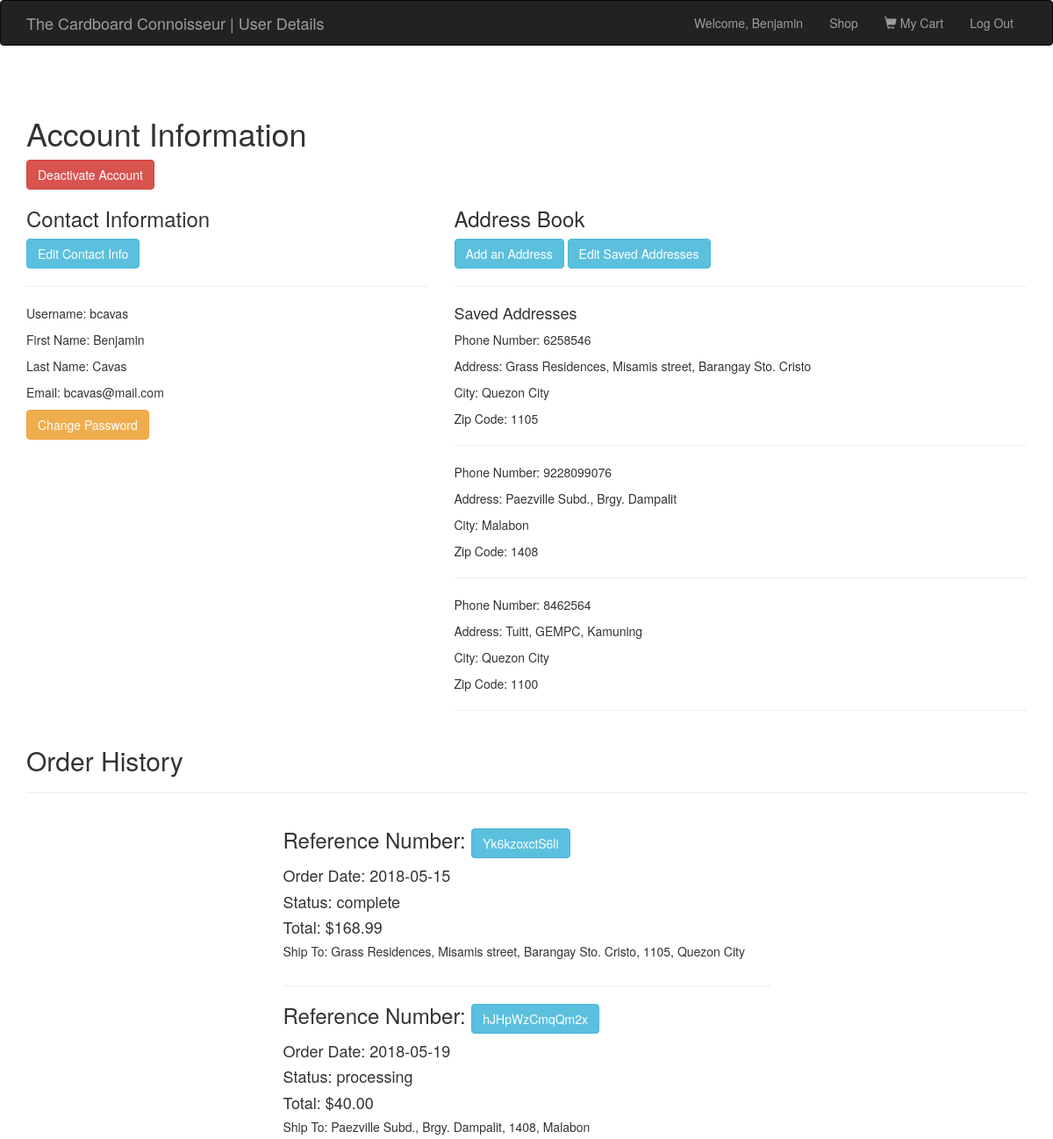
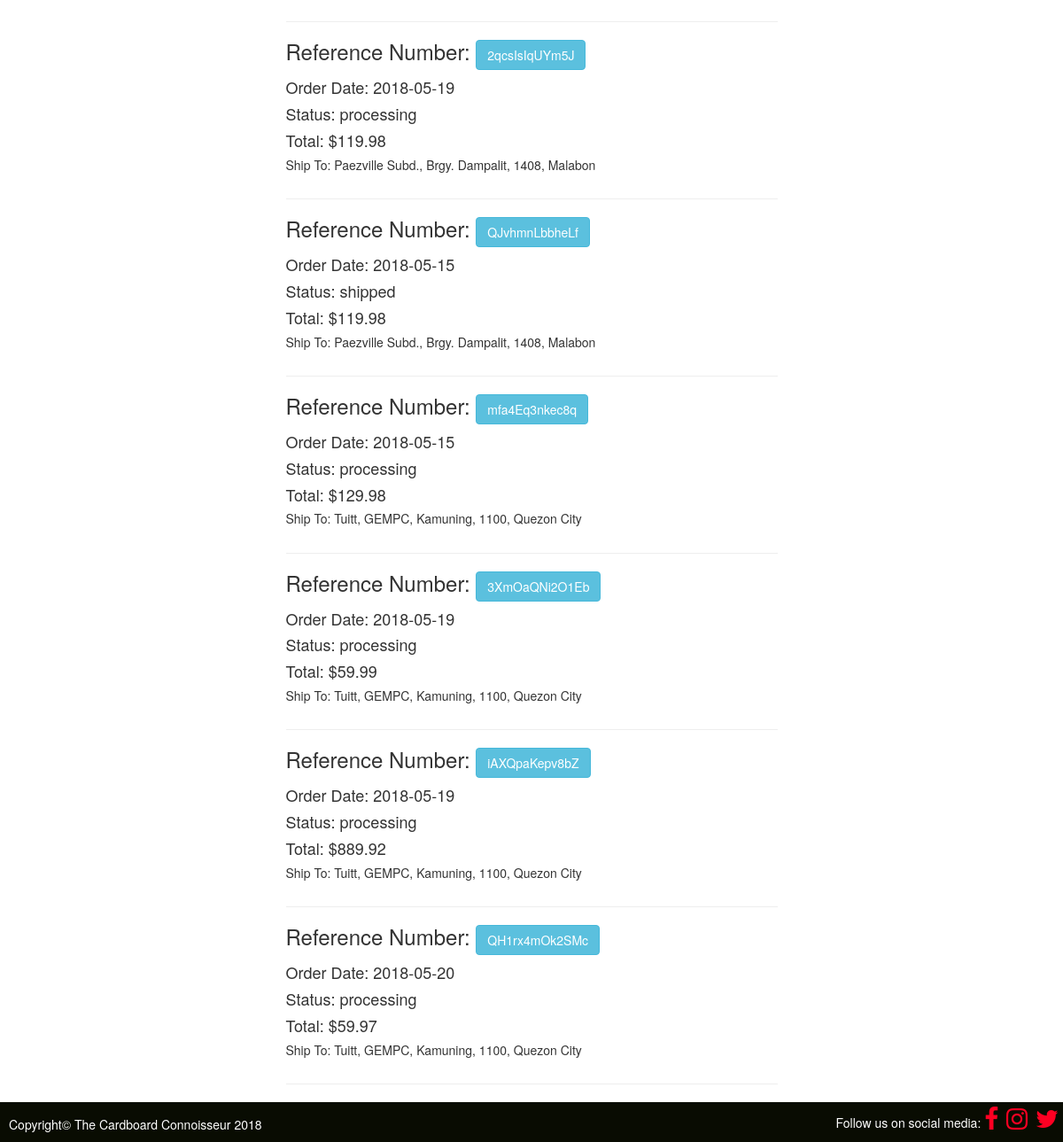
The page /user.php (signed in) on the database its author committed (2 pictures, top to bottom).
### tables this page shows
CREATE TABLE `orders` (
  `orderID` int(11) NOT NULL,
  `userID` int(11) DEFAULT NULL,
  `addressID` int(11) DEFAULT NULL,
  `orderDate` date DEFAULT NULL,
  `total` decimal(7,2) DEFAULT NULL,
  `statusID` int(11) DEFAULT '1',
  `refNo` varchar(30) DEFAULT NULL
);

CREATE TABLE `status` (
  `statusID` int(11) NOT NULL,
  `description` varchar(50) DEFAULT NULL
);

CREATE TABLE `address` (
  `addressID` int(11) NOT NULL,
  `address` varchar(300) DEFAULT NULL,
  `zipID` int(11) DEFAULT NULL,
  `userID` int(11) DEFAULT NULL,
  `phone` varchar(15) DEFAULT NULL
);

CREATE TABLE `zip` (
  `zipID` int(11) NOT NULL,
  `zipCode` int(11) DEFAULT NULL,
  `cityID` int(11) DEFAULT NULL
);

CREATE TABLE `city` (
  `cityID` int(11) NOT NULL,
  `city` varchar(50) DEFAULT NULL
);

### user.php (the view, shortened to what this page needs)
<?php
$userId = $_SESSION["id"];
require 'partials/header.php';
	function getTitle() {
		echo "User Details";
	}
?>
<div class="container" style="margin-top:60px">
        <h1>Account Information</h1>
        <a href="assets/lib/delUser.php"><button type="button" class="btn btn-danger">Deactivate Account</button></a>
        <div class="row">
            <div class="col-md-5">
                <h3>Contact Information</h3><a href="editContact.php"><button type="button" class="btn btn-info"><i class="fa fa-pencil-alt"></i>Edit Contact Info</button></a><hr>
                <p id="uName">Username: <?php echo $_SESSION['name'] ?></p>
                <p id="fName">First Name: <?php echo $_SESSION['fname'] ?></p>
                <p id="lName">Last Name: <?php echo $_SESSION['lname'] ?></p>
                <p id="email">Email: <?php echo $_SESSION['email'] ?></p>
                <a href="editPassword.php"><button type="button" class="btn btn-warning">Change Password</button></a>
            </div>
            <div class="col-md-7">
                <h3>Address Book</h3>
                <a href="addAddress.php"><button type="button" class="btn btn-info"><i class="fa fa-pencil-alt"></i>Add an Address</button></a>
                <a href="editAddress.php"><button type="button" class="btn btn-info"><i class="fa fa-pencil-alt"></i>Edit Saved Addresses</button></a><hr>
                <h4>Saved Addresses</h4>
                    <?php
                        if(count($_SESSION["address"]) > 0){
                            for($x=0; $x < count($_SESSION["address"]); $x++){
                                echo "<p>Phone Number: " . $_SESSION['phone'][$x] . "</p>";
                                echo "<p>Address: " . $_SESSION['address'][$x] . "</p>";
                                echo "<p>City: " . $_SESSION['city'][$x] . "</p>";
                                echo "<p>Zip Code: " . $_SESSION['zipCode'][$x] . "</p>";
                                echo "<hr>";
                            }
                        } else {
                                    echo "<p>You have not saved any address yet.</p>";
                            }
                    ?>
            </div>
        </div>
        <h2>Order History</h2><hr>
        <div class="row">
            <div class="col-xs-12 col-sm-10 col-md-8 col-lg-6 col-sm-offset-1 col-md-offset-2 col-lg-offset-3">
                <?php
                    require 'partials/db_config.php';
                    $userOrders = "SELECT * FROM orders WHERE userID = '$userId';";
                    $userOrdersResult = mysqli_query($conn, $userOrders);
                    if (mysqli_num_rows($userOrdersResult) > 0){
                        while ($userOrdersRow = mysqli_fetch_assoc($userOrdersResult)){
                            $orderId = $userOrdersRow["orderID"];
                            $adId = $userOrdersRow["addressID"];
                            $orderDate = $userOrdersRow["orderDate"];
                            $total = $userOrdersRow["total"];
                            $statusId = $userOrdersRow["statusID"];
                            $refNo = $userOrdersRow["refNo"];
                            $selStatus = "SELECT description FROM status WHERE statusID = '$statusId';";
                            $selStatusResult = mysqli_query($conn, $selStatus);
                            $statusRow = mysqli_fetch_assoc($selStatusResult);
                            $orderStatus = $statusRow["description"];
                            $shipTo = "SELECT * FROM address WHERE addressID = '$adId';";
                            $shipToResult = mysqli_query($conn, $shipTo);
                            $shipRow = mysqli_fetch_assoc($shipToResult);
                            $shipAd = $shipRow["address"];
                            $shipZipId = $shipRow["zipID"];
                            $getZip = "SELECT zipCode FROM zip WHERE zipID = '$shipZipId';";
                            $getZipResult = mysqli_query($conn, $getZip);
                            $zipRow = mysqli_fetch_assoc($getZipResult);
                            $shipZip = $zipRow["zipCode"];
                            $getCity = "SELECT city FROM city WHERE cityID = (SELECT cityID FROM zip WHERE zipID = '$shipZipId');";
                            $getCityResult = mysqli_query($conn, $getCity);
                            $cityRow = mysqli_fetch_assoc($getCityResult);
                            $shipCity = $cityRow["city"];
                            echo "<h3>Reference Number: <button type='button' id='toggle' class='btn btn-info' onclick='orderBreakdown($orderId)'>" . $refNo . "</button></h3>
                                <h4>Order Date: " . $orderDate . "</h4>
                                <h4>Status: " . $orderStatus . "</h4>
                                <h4>Total: $" . $total . "</h4>
                                <h5>Ship To: " . $shipAd .", " . $shipZip . ", " . $shipCity . "</h5>
                                <div id='showDetails$orderId' class='row'>
                                </div><hr>";
                        }
                    }
                ?>
            </div>
        </div>
</div>
    <?php include 'partials/footer.php'; ?>

### rows shown on the page
orders: refNo "Yk6kzoxctS6li", orderDate "2018-05-15", statusID.description "complete", total "168.99", addressID.address "Grass Residences, Misamis street, Barangay Sto. Cristo", zip.zipCode "1105", city.city "Quezon City"
orders: refNo "hJHpWzCmqQm2x", orderDate "2018-05-19", statusID.description "processing", total "40.00", addressID.address "Paezville Subd., Brgy. Dampalit", zip.zipCode "1408", city.city "Malabon"
orders: refNo "2qcsIsIqUYm5J", orderDate "2018-05-19", statusID.description "processing", total "119.98", addressID.address "Paezville Subd., Brgy. Dampalit", zip.zipCode "1408", city.city "Malabon"
orders: refNo "QJvhmnLbbheLf", orderDate "2018-05-15", statusID.description "shipped", total "119.98", addressID.address "Paezville Subd., Brgy. Dampalit", zip.zipCode "1408", city.city "Malabon"
orders: refNo "mfa4Eq3nkec8q", orderDate "2018-05-15", statusID.description "processing", total "129.98", addressID.address "Tuitt, GEMPC, Kamuning", zip.zipCode "1100", city.city "Quezon City"
orders: refNo "3XmOaQNi2O1Eb", orderDate "2018-05-19", statusID.description "processing", total "59.99", addressID.address "Tuitt, GEMPC, Kamuning", zip.zipCode "1100", city.city "Quezon City"
orders: refNo "iAXQpaKepv8bZ", orderDate "2018-05-19", statusID.description "processing", total "889.92", addressID.address "Tuitt, GEMPC, Kamuning", zip.zipCode "1100", city.city "Quezon City"
orders: refNo "QH1rx4mOk2SMc", orderDate "2018-05-20", statusID.description "processing", total "59.97", addressID.address "Tuitt, GEMPC, Kamuning", zip.zipCode "1100", city.city "Quezon City"

### other values the page prints
$_SESSION['fname'] "Benjamin"
$_SESSION['name'] "bcavas"
$_SESSION['lname'] "Cavas"
$_SESSION['email'] "bcavas@mail.com"
$_SESSION['phone'][$x] "6258546"
$_SESSION['address'][$x] "Grass Residences, Misamis street, Barangay Sto. Cristo"
$_SESSION['city'][$x] "Quezon City"
$_SESSION['zipCode'][$x] "1105"
$_SESSION['phone'][$x] "9228099076"
$_SESSION['address'][$x] "Paezville Subd., Brgy. Dampalit"
$_SESSION['city'][$x] "Malabon"
$_SESSION['zipCode'][$x] "1408"
$_SESSION['phone'][$x] "8462564"
$_SESSION['address'][$x] "Tuitt, GEMPC, Kamuning"
$_SESSION['zipCode'][$x] "1100"
